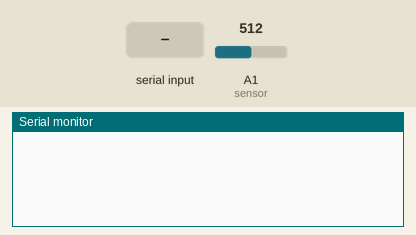
A sketch run on a simulated Arduino Uno, built with avr-gcc and run on an emulated ATmega328P. Shown: the last lines printed to the serial monitor. Inputs (shaded band) come from the test bench; at power-on: A1 (sensor) = 512.

Above: at 1.2 s.
1.3 s: "a" received over Serial
At 2.2 s:
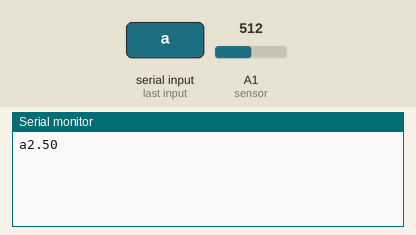
2.8 s: "b" received over Serial
At 3.3 s:
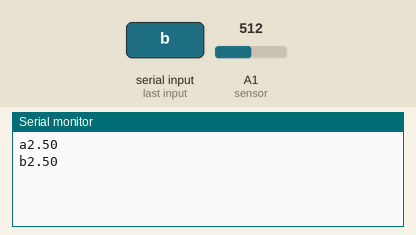
4.3 s: "c" received over Serial
At 5.5 s:
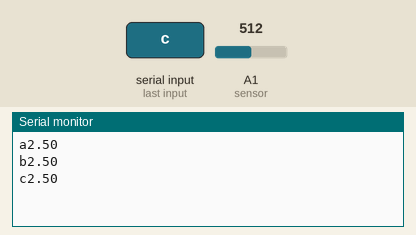
5.8 s: "d" received over Serial
At 6.8 s:
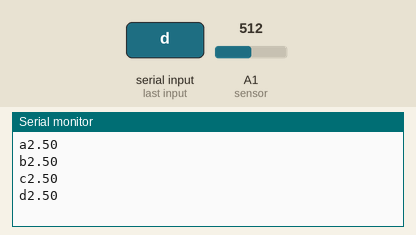

Measured:
- after the input at 1.3 s, the serial monitor: prints a new line at once (image 1)
- after the input at 2.8 s, the serial monitor: prints a new line at once (image 2)
- after the input at 4.3 s, the serial monitor: prints a new line at once (image 3)
- after the input at 5.8 s, the serial monitor: prints a new line at once (image 4)

The sketch:

RX___Voltage.ino
```cpp
#define sensor A1
int adc;
float volt;
char huruf;

void setup() {
  // put your setup code here, to run once:
  Serial.begin(9600);
  pinMode(sensor, INPUT);
}

void loop() {
  // put your main code here, to run repeatedly:
  while(Serial.available() > 0){
      huruf = Serial.read();

      if(huruf == 'a'){
         adc = 0;
         volt = 0;
         adc = analogRead(sensor);
         volt = mapPecahan(adc, 0, 1023, 0, 5);
         Serial.write(huruf);
         Serial.println(volt);
         Serial.println("");
         Serial.println("");
      }
      else if(huruf == 'b'){
         adc = 0;
         volt = 0;
         adc = analogRead(sensor);
         volt = mapPecahan(adc, 0, 1023, 0, 5);
         Serial.write(huruf);
         Serial.println(volt);
         Serial.println("");
         Serial.println("");
      }
      else if(huruf == 'c'){
         adc = 0;
         volt = 0;
         adc = analogRead(sensor);
         volt = mapPecahan(adc, 0, 1023, 0, 5);
         Serial.write(huruf);
         Serial.println(volt);
         Serial.println("");
         Serial.println("");
      }
      else if(huruf == 'd'){
         adc = 0;
         volt = 0;
         adc = analogRead(sensor);
         volt = mapPecahan(adc, 0, 1023, 0, 5);
         Serial.write(huruf);
         Serial.println(volt);
         Serial.println("");
         Serial.println("");
      }
      else{
         adc = 0;
         volt = 0;
      }


    }
//    adc = 0;
//         volt = 0;
//         adc = analogRead(sensor);
//         volt = mapPecahan(adc, 0, 1023, 0, 4.1);
//         Serial.write(huruf);
//         Serial.println(volt);
//         Serial.println("");
//         Serial.println("");
}

float mapPecahan(long value, long fromLow, long fromHigh, float toLow, float toHigh){
  return (value-fromLow) * (toHigh - toLow) / (fromHigh - fromLow);
}
```
